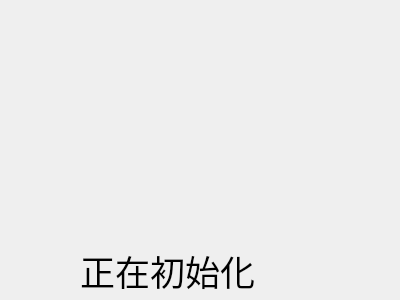
<?xml version="1.0" encoding="UTF-8"?>
<ui version="4.0">
 <class>WaitingForm</class>
 <widget class="QWidget" name="WaitingForm">
  <property name="geometry">
   <rect>
    <x>0</x>
    <y>0</y>
    <width>400</width>
    <height>300</height>
   </rect>
  </property>
  <property name="windowTitle">
   <string>Form</string>
  </property>
  <widget class="QLabel" name="label">
   <property name="geometry">
    <rect>
     <x>80</x>
     <y>240</y>
     <width>241</width>
     <height>61</height>
    </rect>
   </property>
   <property name="font">
    <font>
     <family>华文琥珀</family>
     <pointsize>26</pointsize>
    </font>
   </property>
   <property name="text">
    <string>正在初始化</string>
   </property>
  </widget>
 </widget>
 <resources/>
 <connections/>
</ui>
